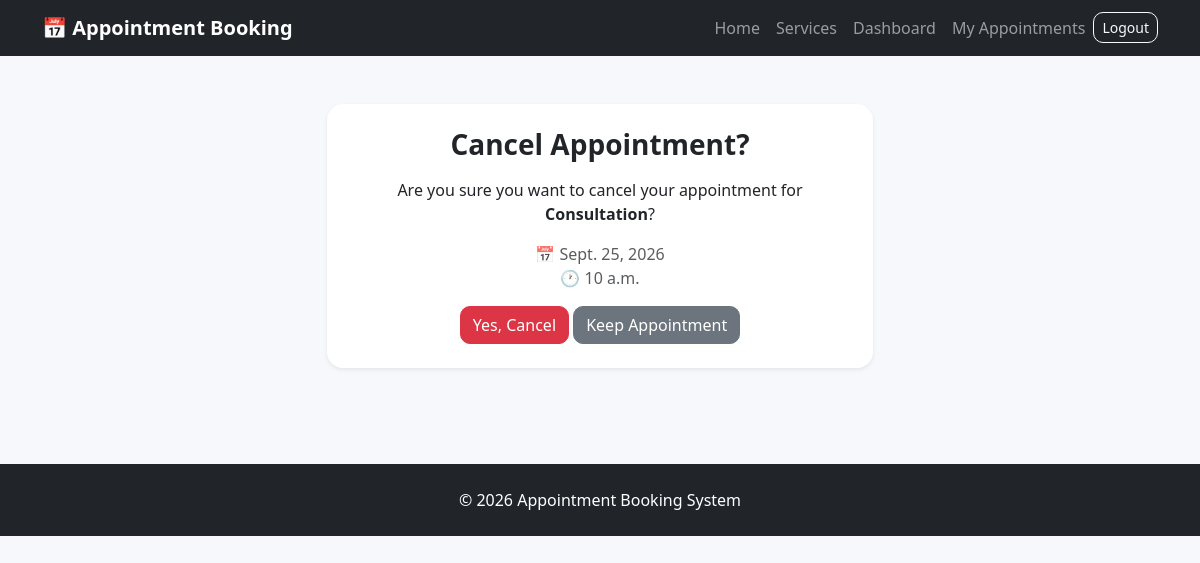
/appointment/1/cancel/ (signed in), run on the app's committed database.
### appointments/models.py (models this page shows, shortened)
class Appointment(models.Model):
    STATUS_CHOICES = [
        ('Pending', 'Pending'),
        ('Confirmed', 'Confirmed'),
        ('Completed', 'Completed'),
        ('Cancelled', 'Cancelled'),
    ]
    user = models.ForeignKey(
        User,
        on_delete=models.CASCADE,
        related_name='appointments'
    )
    service = models.ForeignKey(
        Service,
        on_delete=models.CASCADE,
        related_name='appointments'
    )
    date = models.DateField()
    time = models.TimeField()
    note = models.TextField(
        blank=True
    )
    status = models.CharField(
        max_length=20,
        choices=STATUS_CHOICES,
        default='Pending'
    )
    created_at = models.DateTimeField(
        auto_now_add=True
    )

class Service(models.Model):
    name = models.CharField(
        max_length=150
    )
    description = models.TextField(
        blank=True
    )
    duration = models.PositiveIntegerField(
        default=30
    )
    is_active = models.BooleanField(
        default=True
    )

### appointments/views.py (the view, shortened to what this page needs)
@login_required
def cancel_appointment_view(request, id):
    appointment = get_object_or_404(
        Appointment,
        id=id,
        user=request.user
    )
    today = timezone.localdate()
    return render(request, 'appointments/cancel.html', {
        'appointment': appointment
    })

### templates/appointments/cancel.html (shortened to what this page needs)
{% extends 'base.html' %}
{% block content %}
<div class="container py-5">
    <div class="row justify-content-center">
        <div class="col-md-6">
            <div class="card shadow-sm p-4 text-center">
                <h3 class="fw-bold mb-3">
                    Cancel Appointment?
                </h3>
                <p>
                    Are you sure you want to cancel your appointment for
                    <strong>{{ appointment.service.name }}</strong>?
                </p>
                <p class="text-muted">
                    📅 {{ appointment.date }}
                    <br>
                    🕐 {{ appointment.time }}
                </p>
                <form method="post">
                    <button type="submit"
                            class="btn btn-danger">
                        Yes, Cancel
                    </button>
                    <a href="/my-appointments/"
                       class="btn btn-secondary">
                        Keep Appointment
                    </a>
                </form>
            </div>
        </div>
    </div>
</div>
{% endblock %}

### templates/base.html (style rules this page uses)
body { background-color: #f7f8fc; min-height: 100vh; }
.card { border: none; border-radius: 16px; }
.btn { border-radius: 10px; }

### data on the page
Appointment: service.name "Consultation", date "Sept. 25, 2026", time "10 a.m."
